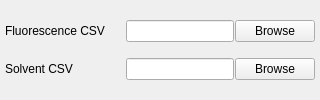
          <widget class="QWidget" name="tab_6">
           <attribute name="title">
            <string>Fluorescence</string>
           </attribute>
           <layout class="QVBoxLayout" name="verticalLayout_2">
            <property name="spacing">
             <number>1</number>
            </property>
            <property name="leftMargin">
             <number>5</number>
            </property>
            <property name="topMargin">
             <number>5</number>
            </property>
            <property name="rightMargin">
             <number>5</number>
            </property>
            <property name="bottomMargin">
             <number>5</number>
            </property>
            <item>
             <layout class="QHBoxLayout" name="horizontalLayout_2">
              <item>
               <widget class="QLabel" name="label_2">
                <property name="minimumSize">
                 <size>
                  <width>120</width>
                  <height>0</height>
                 </size>
                </property>
                <property name="text">
                 <string>Fluorescence CSV</string>
                </property>
               </widget>
              </item>
              <item>
               <widget class="QLineEdit" name="fluo_file_text">
                <property name="readOnly">
                 <bool>false</bool>
                </property>
               </widget>
              </item>
              <item>
               <widget class="QPushButton" name="fluo_file_button">
                <property name="text">
                 <string>Browse</string>
                </property>
               </widget>
              </item>
             </layout>
            </item>
            <item>
             <layout class="QHBoxLayout" name="horizontalLayout_3">
              <item>
               <widget class="QLabel" name="label_3">
                <property name="sizePolicy">
                 <sizepolicy hsizetype="Preferred" vsizetype="Maximum">
                  <horstretch>0</horstretch>
                  <verstretch>0</verstretch>
                 </sizepolicy>
                </property>
                <property name="minimumSize">
                 <size>
                  <width>120</width>
                  <height>0</height>
                 </size>
                </property>
                <property name="text">
                 <string>Solvent CSV</string>
                </property>
               </widget>
              </item>
              <item>
               <widget class="QLineEdit" name="fluo_solv_text">
                <property name="readOnly">
                 <bool>false</bool>
                </property>
               </widget>
              </item>
              <item>
               <widget class="QPushButton" name="fluo_solv_button">
                <property name="text">
                 <string>Browse</string>
                </property>
               </widget>
              </item>
             </layout>
            </item>
           </layout>
          </widget>
